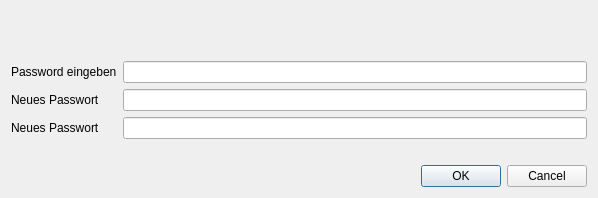
<?xml version="1.0" encoding="UTF-8"?>
<ui version="4.0">
 <class>AskPassphraseDialog</class>
 <widget class="QDialog" name="AskPassphraseDialog">
  <property name="geometry">
   <rect>
    <x>0</x>
    <y>0</y>
    <width>598</width>
    <height>198</height>
   </rect>
  </property>
  <property name="sizePolicy">
   <sizepolicy hsizetype="Preferred" vsizetype="Minimum">
    <horstretch>0</horstretch>
    <verstretch>0</verstretch>
   </sizepolicy>
  </property>
  <property name="minimumSize">
   <size>
    <width>550</width>
    <height>0</height>
   </size>
  </property>
  <property name="windowTitle">
   <string>Passphrase Dialog</string>
  </property>
  <layout class="QVBoxLayout" name="verticalLayout">
   <item>
    <widget class="QLabel" name="warningLabel">
     <property name="textFormat">
      <enum>Qt::RichText</enum>
     </property>
     <property name="wordWrap">
      <bool>true</bool>
     </property>
    </widget>
   </item>
   <item>
    <layout class="QFormLayout" name="formLayout">
     <property name="fieldGrowthPolicy">
      <enum>QFormLayout::AllNonFixedFieldsGrow</enum>
     </property>
     <item row="0" column="0">
      <widget class="QLabel" name="passLabel1">
       <property name="text">
        <string>Password eingeben</string>
       </property>
      </widget>
     </item>
     <item row="0" column="1">
      <widget class="QLineEdit" name="passEdit1">
       <property name="echoMode">
        <enum>QLineEdit::Password</enum>
       </property>
      </widget>
     </item>
     <item row="1" column="0">
      <widget class="QLabel" name="passLabel2">
       <property name="text">
        <string>Neues Passwort</string>
       </property>
      </widget>
     </item>
     <item row="1" column="1">
      <widget class="QLineEdit" name="passEdit2">
       <property name="echoMode">
        <enum>QLineEdit::Password</enum>
       </property>
      </widget>
     </item>
     <item row="2" column="0">
      <widget class="QLabel" name="passLabel3">
       <property name="text">
        <string>Neues Passwort</string>
       </property>
      </widget>
     </item>
     <item row="2" column="1">
      <widget class="QLineEdit" name="passEdit3">
       <property name="echoMode">
        <enum>QLineEdit::Password</enum>
       </property>
      </widget>
     </item>
     <item row="3" column="1">
      <widget class="QLabel" name="capsLabel">
       <property name="font">
        <font>
         <weight>75</weight>
         <bold>true</bold>
        </font>
       </property>
       <property name="text">
        <string/>
       </property>
       <property name="alignment">
        <set>Qt::AlignCenter</set>
       </property>
      </widget>
     </item>
    </layout>
   </item>
   <item>
    <widget class="QDialogButtonBox" name="buttonBox">
     <property name="orientation">
      <enum>Qt::Horizontal</enum>
     </property>
     <property name="standardButtons">
      <set>QDialogButtonBox::Cancel|QDialogButtonBox::Ok</set>
     </property>
    </widget>
   </item>
  </layout>
 </widget>
 <resources/>
 <connections>
  <connection>
   <sender>buttonBox</sender>
   <signal>accepted()</signal>
   <receiver>AskPassphraseDialog</receiver>
   <slot>accept()</slot>
   <hints>
    <hint type="sourcelabel">
     <x>248</x>
     <y>254</y>
    </hint>
    <hint type="destinationlabel">
     <x>157</x>
     <y>274</y>
    </hint>
   </hints>
  </connection>
  <connection>
   <sender>buttonBox</sender>
   <signal>rejected()</signal>
   <receiver>AskPassphraseDialog</receiver>
   <slot>reject()</slot>
   <hints>
    <hint type="sourcelabel">
     <x>316</x>
     <y>260</y>
    </hint>
    <hint type="destinationlabel">
     <x>286</x>
     <y>274</y>
    </hint>
   </hints>
  </connection>
 </connections>
</ui>
